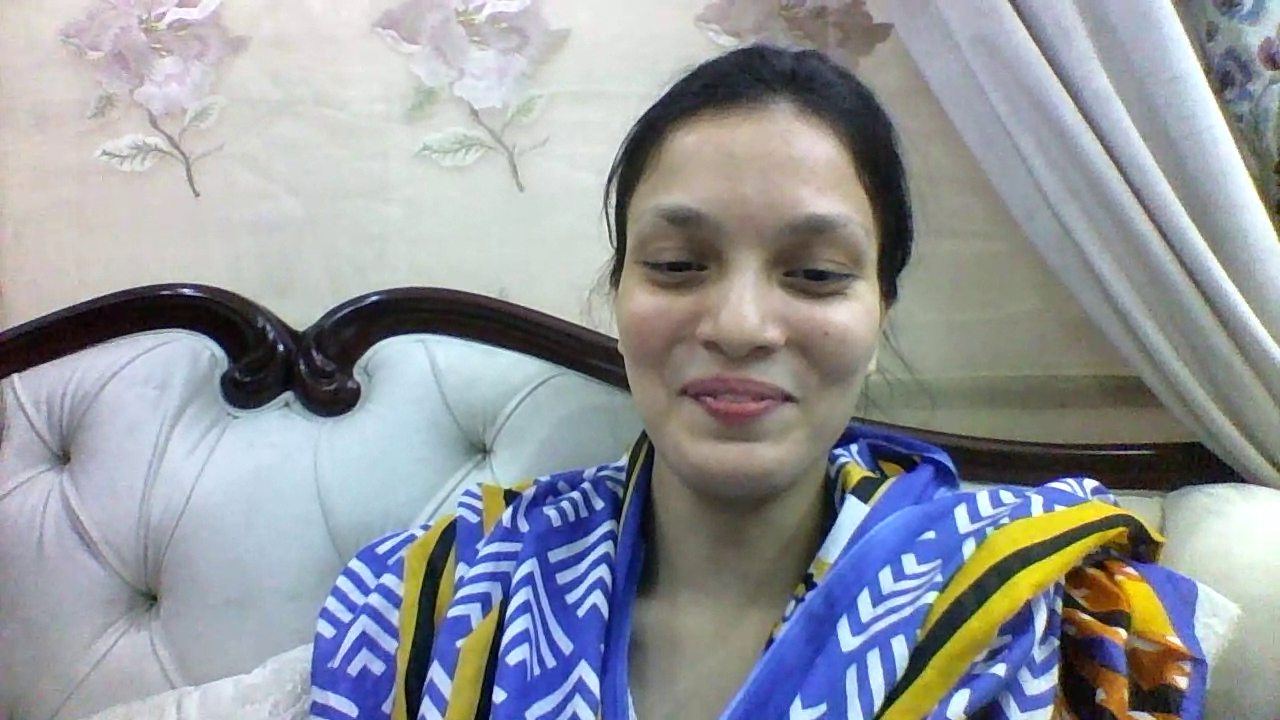
#> input picture frame 199 of face-recognition-opencv/videos/exapmle.webm, 1280 x 720 px
$ python exp.py
#> lines starting #> are read from the running program, lines starting #| are printed output that depends on the picture
import cv2

cap = cv2.VideoCapture("../videos/exapmle.webm")
while True:
    # print("herrerer")
    ret, img = cap.read()
#> img is the input picture: shape (720, 1280, 3); mean B, G, R 156.6, 151.7, 148
    if not ret:
        break
    img = cv2.resize(img, (300, 500))
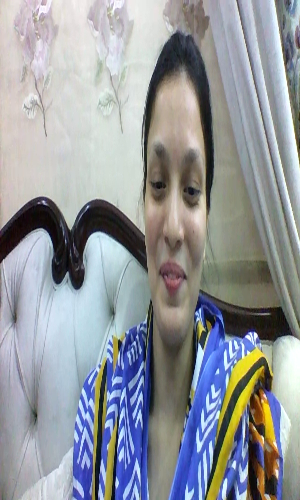
#> img: shape (500, 300, 3); mean B, G, R 156.5, 151.5, 147.9
    cv2.imshow("fram", img)
    cv2.waitKey()
